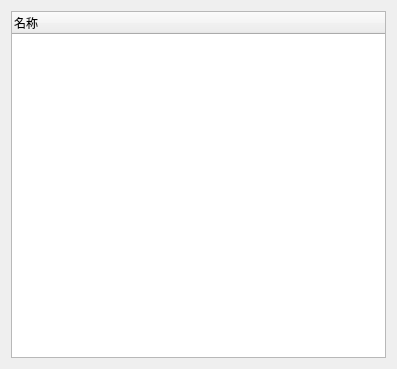
<?xml version="1.0" encoding="UTF-8"?>
<ui version="4.0">
 <class>recordNavigation</class>
 <widget class="QWidget" name="recordNavigation">
  <property name="geometry">
   <rect>
    <x>0</x>
    <y>0</y>
    <width>397</width>
    <height>369</height>
   </rect>
  </property>
  <property name="windowTitle">
   <string>Form</string>
  </property>
  <layout class="QHBoxLayout" name="horizontalLayout">
   <item>
    <widget class="QTreeWidget" name="treeWidget">
     <column>
      <property name="text">
       <string>名称</string>
      </property>
     </column>
    </widget>
   </item>
  </layout>
  <action name="actionNewProject">
   <property name="icon">
    <iconset resource="qrc.qrc">
     <normaloff>:/icon/new.png</normaloff>:/icon/new.png</iconset>
   </property>
   <property name="text">
    <string>新建</string>
   </property>
  </action>
  <action name="actionDelete">
   <property name="text">
    <string>删除</string>
   </property>
  </action>
  <action name="actionCopy">
   <property name="text">
    <string>复制</string>
   </property>
  </action>
  <action name="actionPaste">
   <property name="text">
    <string>粘贴</string>
   </property>
   <property name="shortcut">
    <string>Ctrl+S, Ctrl+S, Ctrl+S</string>
   </property>
  </action>
 </widget>
 <resources>
  <include location="qrc.qrc"/>
 </resources>
 <connections/>
</ui>
